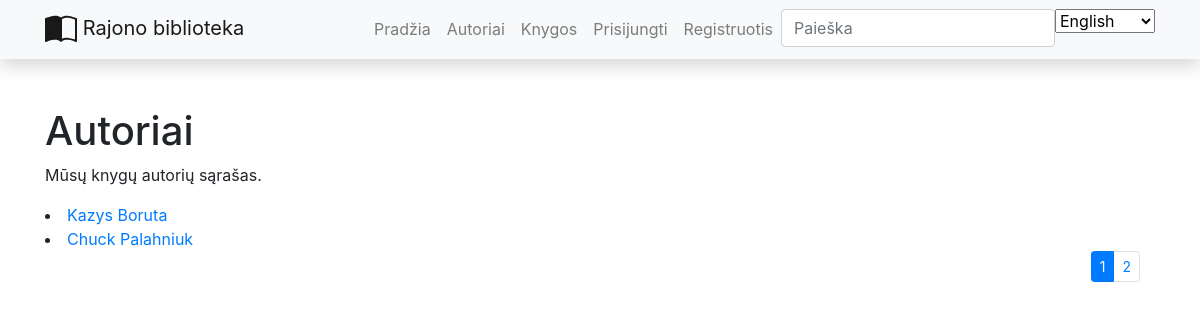
The page /library/authors/ on the database its author committed.
### library/models.py (models this page shows, shortened)
class Author(models.Model):
    first_name = models.CharField('Vardas', max_length=100)
    last_name = models.CharField('Pavardė', max_length=100)
    description = models.TextField('Aprašymas', max_length=2000, default='')
    class Meta:
        ordering = ['last_name', 'first_name']
    def display_books(self):
        return ', '.join(book.title for book in self.books.all())
    display_books.short_description = 'Knygos'

### library/views.py (the view)
# urls.py: path('authors/', views.authors, name='authors'),
def authors(request):
    paginator = Paginator(Author.objects.all(), 2)
    page_number = request.GET.get('page')
    paged_authors = paginator.get_page(page_number)
    context = {
        'authors': paged_authors
    }
    return render(request, 'authors.html', context=context)

### library/templates/authors.html (shortened to what this page needs)
{% extends "base.html" %}
{% block content %}
  <h1>Autoriai</h1>
  <p>Mūsų knygų autorių sąrašas.</p>
  {% for author in authors %}
<li><a href="{% url 'author' author.id %}">{{author.first_name}} {{author.last_name}}</a></li>
    {% endfor %}
<div class="container puslapiai">
    <nav aria-label="...">
        {% if authors.has_other_pages %}
            <ul class="pagination pagination-sm justify-content-end">
                {% for i in authors.paginator.page_range %}
                    {% if authors.number == i %}
                        <li class="page-item active">
                            <a class="page-link">{{ i }}</a>
                        </li>
                    {% else %}
                        <li class="page-item">
                            <a class="page-link" href="?page={{ i }}">{{ i }}</a>
                        </li>
                    {% endif %}
                {% endfor %}
            </ul>
        {% endif %}
    </nav>
</div>
{% endblock %}

### rows shown on the page
Author: first_name "Kazys", last_name "Boruta"
Author: first_name "Chuck", last_name "Palahniuk"

### other values the page prints
{{ i }} "1"
{{ i }} "2"
form field language "English"
